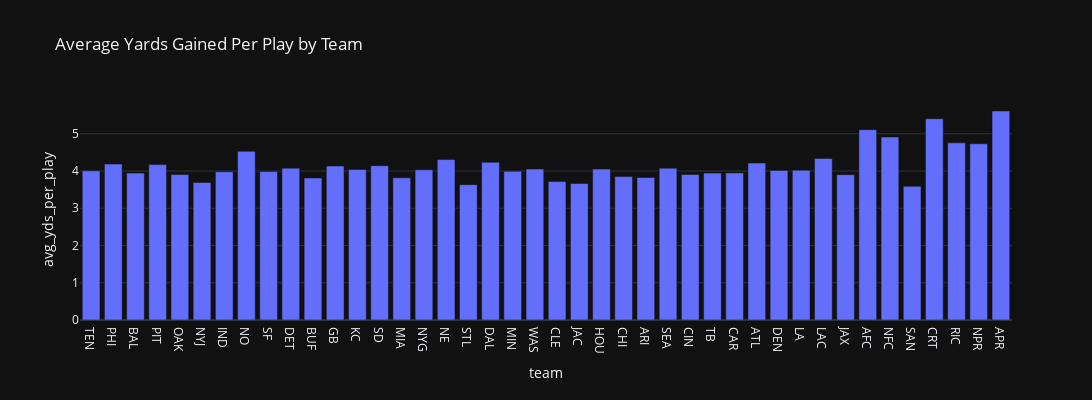

The cell this chart's notebook holds for it:
### Code cell
team_stats = pd.DataFrame({'team': teams, 'avg_yds_per_play': avg_yds_gained, 'avg_epa': avg_epa, 'avg_wpa': avg_wpa})
fig = px.bar(team_stats, 
             x='team', y='avg_yds_per_play', title='Average Yards Gained Per Play by Team',
             width=1200, height=400)
fig.show()

### Figure 1 — Plotly figure (JSON) as saved in the notebook; plotly's stock layout.template omitted (floating-point values rounded to 4 significant figures)
{"data": [{"alignmentgroup": "True", "hovertemplate": "team=%{x}<br>avg_yds_per_play=%{y}<extra></extra>", "legendgroup": "", "marker": {"color": "#636efa", "pattern": {"shape": ""}}, "name": "", "offsetgroup": "", "orientation": "v", "showlegend": false, "textposition": "auto", "x": ["TEN", "PHI", "BAL", "PIT", "OAK", "NYJ", "IND", "NO", "SF", "DET", "BUF", "GB", "KC", "SD", "MIA", "NYG", "NE", "STL", "DAL", "MIN", "WAS", "CLE", "JAC", "HOU", "CHI", "ARI", "SEA", "CIN", "TB", "CAR", "ATL", "DEN", "LA", "LAC", "JAX", "AFC", "NFC", "SAN", "CRT", "RIC", "NPR", "APR"], "xaxis": "x", "y": [4.006, 4.186, 3.945, 4.172, 3.906, 3.695, 3.981, 4.53, 3.985, 4.077, 3.814, 4.136, 4.041, 4.145, 3.818, 4.032, 4.309, 3.635, 4.235, 3.993, 4.052, 3.716, 3.665, 4.052, 3.851, 3.826, 4.077, 3.907, 3.945, 3.95, 4.213, 4.016, 4.022, 4.339, 3.903, 5.111, 4.912, 3.592, 5.405, 4.756, 4.732, 5.612], "yaxis": "y", "type": "bar"}], "layout": {"xaxis": {"anchor": "y", "domain": [0.0, 1.0], "title": {"text": "team"}}, "yaxis": {"anchor": "x", "domain": [0.0, 1.0], "title": {"text": "avg_yds_per_play"}}, "legend": {"tracegroupgap": 0}, "title": {"text": "Average Yards Gained Per Play by Team"}, "barmode": "relative", "height": 400, "width": 1200}}
